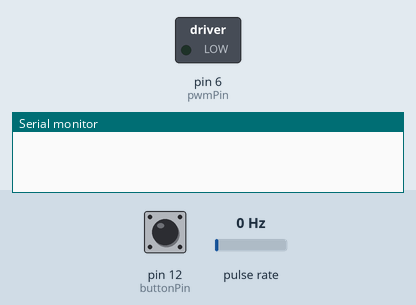
Simulated run of this sketch. Board: Arduino Uno, built with avr-gcc and run on an emulated ATmega328P. Parts: switched loads named in the sketch (green lamp = pin HIGH), the last lines printed to the serial monitor. Wiring (inferred from the names in the program): pulse sensor: data pin 2. Inputs (shaded band) come from the test bench; at power-on: pin 12 (buttonPin) HIGH, pulse rate 0 Hz.

Above: at 1.2 s.
1.3 s: pin 12 (buttonPin) pulled LOW for 0.15 s
At 2.4 s:
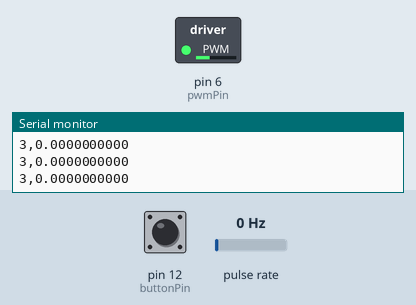
Timing chart, 0 to 52.8 s (numbered marks = the images above; inputs shaded):
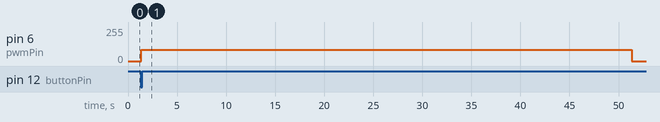

Measured:
- after the input at 1.3 s, pin 6 (pwmPin): 0/255 → 85/255 after 0.05 s, → 0/255 50.0 s later

The sketch:

danh_gia.ino
```cpp
const int buttonPin = 12;    // Chân nút nhấn
const int pwmPin = 6;        // Chân PWM điều khiển driver
const int encoderPin = 2;    // Chân tín hiệu encoder

volatile unsigned long pulseCount = 0;
unsigned long lastPulseCount = 0;
unsigned long lastTime = 0;
unsigned long startTime = 0;
const int sampleInterval = 100;  // Đo mỗi 0.1 giây (100ms)
const int pulsesPerRev = 20;     // Giả định 20 xung/vòng
bool motorRunning = false;

void setup() {
  pinMode(buttonPin, INPUT);
  pinMode(pwmPin, OUTPUT);
  pinMode(encoderPin, INPUT);

  attachInterrupt(digitalPinToInterrupt(encoderPin), countPulse, RISING);
  Serial.begin(9600);
}

void loop() {
  static bool lastButtonState = HIGH;
  bool currentButtonState = digitalRead(buttonPin);

  if (currentButtonState == LOW && lastButtonState == HIGH && !motorRunning) {
    delay(50);
    if (digitalRead(buttonPin) == LOW) {
      startMotor();
    }
  }
  lastButtonState = currentButtonState;

  if (motorRunning) {
    unsigned long currentTime = millis();

    if (currentTime - lastTime >= sampleInterval) {
      calculateAngularDisplacement(currentTime);
      lastTime = currentTime;
    }

    if (currentTime - startTime >= 50000) {
      stopMotor();
    }
  }
}

void countPulse() {
  static unsigned long lastPulseTime = 0;
  unsigned long currentPulseTime = micros();

  // Lọc nhiễu: 1000 microseconds (1ms)
  if (currentPulseTime - lastPulseTime >= 1000) {
    pulseCount++;
    lastPulseTime = currentPulseTime;
  }
}

void startMotor() {
  analogWrite(pwmPin, 85); // Ứng với 3V đầu vào
  pulseCount = 0;
  lastPulseCount = 0;
  startTime = millis();
  lastTime = startTime;
  motorRunning = true;
}

void calculateAngularDisplacement(unsigned long currentTime) {
  noInterrupts();
  unsigned long pulses = pulseCount - lastPulseCount;
  lastPulseCount = pulseCount;
  interrupts();

  // Tính toán chuyển vị góc
  float timeElapsed = (float)(currentTime - startTime) / 1000.0;  // Thời gian từ lúc bắt đầu (giây)
  float revolutions = (float)pulseCount / pulsesPerRev;          // Tổng số vòng từ lúc bắt đầu
  float angularDisplacement = revolutions * 2 * PI;              // Chuyển vị góc (radian)

  // Xuất dạng TXT: điện áp, chuyển vị góc (rad)
  Serial.print("3,");
  Serial.println(angularDisplacement, 10);
}

void stopMotor() {
  analogWrite(pwmPin, 0);
  motorRunning = false;
}
```
